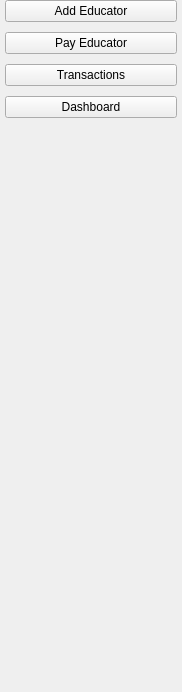
          <widget class="QWidget" name="educators_page">
           <property name="geometry">
            <rect>
             <x>0</x>
             <y>0</y>
             <width>182</width>
             <height>692</height>
            </rect>
           </property>
           <attribute name="icon">
            <iconset>
             <normaloff>:/icon/icon/car-4-48.ico</normaloff>:/icon/icon/car-4-48.ico</iconset>
           </attribute>
           <attribute name="label">
            <string>Educators</string>
           </attribute>
           <layout class="QVBoxLayout" name="verticalLayout_2">
            <property name="spacing">
             <number>10</number>
            </property>
            <property name="leftMargin">
             <number>5</number>
            </property>
            <property name="topMargin">
             <number>0</number>
            </property>
            <property name="rightMargin">
             <number>5</number>
            </property>
            <property name="bottomMargin">
             <number>5</number>
            </property>
            <item>
             <widget class="QPushButton" name="pushButton_5">
              <property name="text">
               <string>Add Educator</string>
              </property>
             </widget>
            </item>
            <item>
             <widget class="QPushButton" name="pushButton_14">
              <property name="text">
               <string>Pay Educator</string>
              </property>
             </widget>
            </item>
            <item>
             <widget class="QPushButton" name="pushButton_12">
              <property name="text">
               <string>Transactions</string>
              </property>
             </widget>
            </item>
            <item>
             <widget class="QPushButton" name="pushButton_4">
              <property name="text">
               <string>Dashboard</string>
              </property>
             </widget>
            </item>
            <item>
             <spacer name="verticalSpacer_2">
              <property name="orientation">
               <enum>Qt::Vertical</enum>
              </property>
              <property name="sizeHint" stdset="0">
               <size>
                <width>20</width>
                <height>40</height>
               </size>
              </property>
             </spacer>
            </item>
           </layout>
          </widget>
